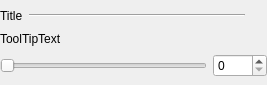
<?xml version="1.0" encoding="UTF-8"?>
<ui version="4.0">
 <class>IntegerSettingWidget</class>
 <widget class="QWidget" name="IntegerSettingWidget">
  <property name="geometry">
   <rect>
    <x>0</x>
    <y>0</y>
    <width>267</width>
    <height>85</height>
   </rect>
  </property>
  <property name="windowTitle">
   <string>Form</string>
  </property>
  <layout class="QVBoxLayout" name="verticalLayout">
   <property name="spacing">
    <number>0</number>
   </property>
   <property name="margin">
    <number>0</number>
   </property>
   <item>
    <widget class="QFrame" name="frame_2">
     <property name="sizePolicy">
      <sizepolicy hsizetype="Preferred" vsizetype="Maximum">
       <horstretch>0</horstretch>
       <verstretch>0</verstretch>
      </sizepolicy>
     </property>
     <property name="frameShape">
      <enum>QFrame::NoFrame</enum>
     </property>
     <property name="frameShadow">
      <enum>QFrame::Raised</enum>
     </property>
     <layout class="QHBoxLayout" name="horizontalLayout">
      <property name="margin">
       <number>0</number>
      </property>
      <item>
       <widget class="QLabel" name="_title">
        <property name="sizePolicy">
         <sizepolicy hsizetype="Maximum" vsizetype="Fixed">
          <horstretch>0</horstretch>
          <verstretch>0</verstretch>
         </sizepolicy>
        </property>
        <property name="text">
         <string>Title</string>
        </property>
       </widget>
      </item>
      <item>
       <widget class="Line" name="line_2">
        <property name="orientation">
         <enum>Qt::Horizontal</enum>
        </property>
       </widget>
      </item>
      <item>
       <widget class="QPushButton" name="helpIcon">
        <property name="sizePolicy">
         <sizepolicy hsizetype="Maximum" vsizetype="Fixed">
          <horstretch>0</horstretch>
          <verstretch>0</verstretch>
         </sizepolicy>
        </property>
        <property name="maximumSize">
         <size>
          <width>16</width>
          <height>16</height>
         </size>
        </property>
        <property name="text">
         <string/>
        </property>
        <property name="icon">
         <iconset>
          <normaloff>:/Icons/Ressources/HelpButton.png</normaloff>
          <normalon>:/new/Icons/Ressources/HelpButton.png</normalon>:/Icons/Ressources/HelpButton.png</iconset>
        </property>
        <property name="iconSize">
         <size>
          <width>14</width>
          <height>14</height>
         </size>
        </property>
        <property name="checkable">
         <bool>false</bool>
        </property>
        <property name="flat">
         <bool>true</bool>
        </property>
       </widget>
      </item>
     </layout>
    </widget>
   </item>
   <item>
    <widget class="QFrame" name="frame">
     <property name="sizePolicy">
      <sizepolicy hsizetype="Preferred" vsizetype="Maximum">
       <horstretch>0</horstretch>
       <verstretch>0</verstretch>
      </sizepolicy>
     </property>
     <property name="frameShape">
      <enum>QFrame::NoFrame</enum>
     </property>
     <property name="frameShadow">
      <enum>QFrame::Raised</enum>
     </property>
     <layout class="QVBoxLayout" name="verticalLayout_3">
      <property name="margin">
       <number>0</number>
      </property>
      <item>
       <widget class="QLabel" name="_toolTip">
        <property name="sizePolicy">
         <sizepolicy hsizetype="Minimum" vsizetype="Minimum">
          <horstretch>0</horstretch>
          <verstretch>0</verstretch>
         </sizepolicy>
        </property>
        <property name="autoFillBackground">
         <bool>true</bool>
        </property>
        <property name="text">
         <string>ToolTipText</string>
        </property>
        <property name="textFormat">
         <enum>Qt::AutoText</enum>
        </property>
        <property name="scaledContents">
         <bool>false</bool>
        </property>
        <property name="alignment">
         <set>Qt::AlignLeading|Qt::AlignLeft|Qt::AlignTop</set>
        </property>
        <property name="wordWrap">
         <bool>true</bool>
        </property>
        <property name="openExternalLinks">
         <bool>false</bool>
        </property>
        <property name="textInteractionFlags">
         <set>Qt::LinksAccessibleByMouse|Qt::TextSelectableByMouse</set>
        </property>
       </widget>
      </item>
     </layout>
    </widget>
   </item>
   <item>
    <layout class="QHBoxLayout" name="horizontalLayout_2">
     <property name="spacing">
      <number>6</number>
     </property>
     <item>
      <widget class="QSlider" name="_slider">
       <property name="sizePolicy">
        <sizepolicy hsizetype="Expanding" vsizetype="Fixed">
         <horstretch>0</horstretch>
         <verstretch>0</verstretch>
        </sizepolicy>
       </property>
       <property name="orientation">
        <enum>Qt::Horizontal</enum>
       </property>
      </widget>
     </item>
     <item>
      <widget class="QSpinBox" name="_spinBox">
       <property name="maximum">
        <number>9999</number>
       </property>
      </widget>
     </item>
    </layout>
   </item>
  </layout>
 </widget>
 <resources/>
 <connections/>
</ui>
